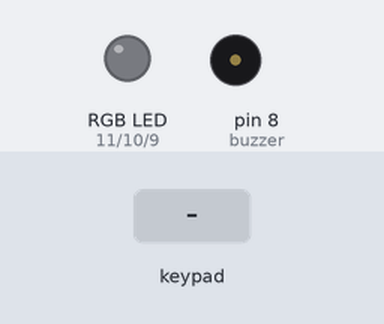
A sketch run on a simulated Arduino Uno, built with avr-gcc and run on an emulated ATmega328P. Shown: an RGB LED mixed from three pins (HIGH = lit), buzzer (waves = sounding). Dashed ring = blinking. The test bench sets the inputs (shaded band). Dim RGB values are drawn brighter than linear; what the sketch prints to the serial monitor is not drawn.

Above: at 5.2 s.
5.3 s: key '*' pressed
6.8 s: keypad keys 0 0 0 0 pressed 0.4 s apart
At 9.1 s:
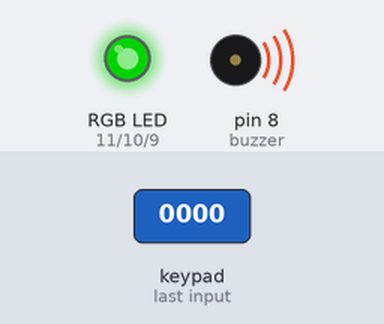
9.9 s: keypad keys 0 0 0 0 # pressed 0.4 s apart
At 12.98 s:
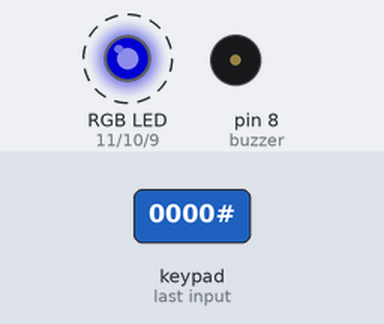
14.3 s: keypad keys 5 4 3 2 pressed 0.4 s apart
At 16.1 s:
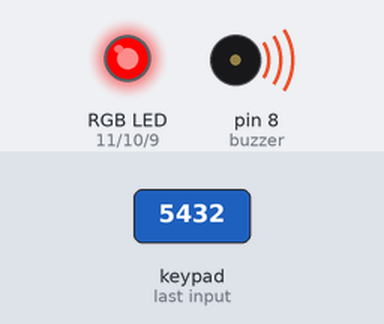
Timing chart, 0 to 19.1 s (numbered marks = the images above; inputs shaded):
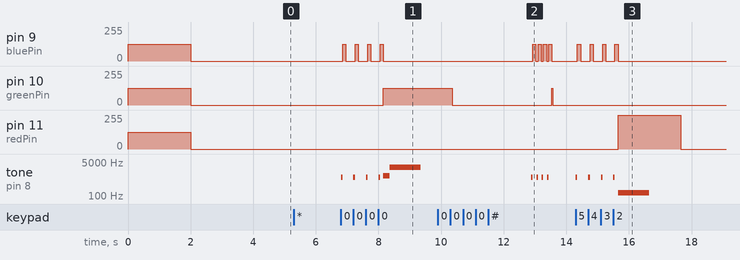

The sketch:

Day_14.ino
```cpp
#include <Key.h>
#include <Keypad.h>

int buzzer = 8;  //sound output pin
int redPin = 11;   //  PWM color output pins
int greenPin = 10;
int bluePin = 9;

const byte ROWS = 4;
const byte COLS = 4;
const byte PassLength = 4;  // passwords will be 4 characters long
char currentPassword[PassLength] = {'0','0','0','0'}; // default before setting

char buttons[ROWS][COLS] = {
  {'1', '2', '3', 'A'},  // 1st row
  {'4', '5', '6', 'B'},  // 2nd row
  {'7', '8', '9', 'C'},  // 3rd row
  {'*', '0', '#', 'D'}   // 4th row
};

byte rowPins[ROWS] = {5, 4, 3, 2};
byte colPins[COLS] = {6, 7, 12, 13};  // reassigned two of the column pins

Keypad securityPad = Keypad(makeKeymap(buttons), rowPins, colPins, ROWS, COLS);


//  custom function to process a login attempt *******************************

int unlockMode(){
    char result ;
    bool correctPass = true;

    RGB_color(0, 0, 0); // turn LED OFF
    Serial.println("Unlock Mode: Type Password to continue");
    delay(500);

    for(int i = 0; i < PassLength; i++) {
       while(!(result = securityPad.getKey())) {
         // wait indefinitely for keypad input of any kind
       }
       if(currentPassword[i] != result){     // a wrong key was pressed
          correctPass = false;
       }
       Serial.print("*");  // print a phantom character for a successful keystroke
       playInput();
       RGB_color(0, 0, 125); // flash LED blue
       delay(100);
       RGB_color(0, 0, 0);
    }  //  done after 4 characters are accepted

    if (correctPass){
      Serial.println("");
      Serial.println("Device Successfully Unlocked!");
      // playSuccess();
      return 0;           //  0 means succeeded
    }
    else {
      Serial.println("");
      Serial.println("WRONG PASSWORD");
      //Serial.println(result);
      // playError();
      return -1;                    //  -1 means failed -- return immediately
    }

}

//  custom functions to give audio feedback *******************************

void playSuccess() {
  RGB_color(0, 125, 0); // LED to GREEN
  tone(buzzer, 1000, 200);
  delay(200);
  tone(buzzer, 2700, 1000);
  delay(1000);
  noTone(buzzer);
  delay(1000);
  RGB_color(0, 0, 0);
}

void playError() {
  RGB_color(255, 0, 0); // LED to RED
  tone(buzzer, 147, 1000);
  delay(1000);
  noTone(buzzer);
  delay(1000);
  RGB_color(0, 0, 0);
}

void playInput() {
  tone(buzzer, 880, 200);
  delay(50);
  noTone(buzzer);
}

//  custom function to light the LED *******************************

void RGB_color(int red_value, int green_value, int blue_value)
{
  analogWrite(redPin, red_value);
  analogWrite(greenPin, green_value);
  analogWrite(bluePin, blue_value);
}

//  ************************************************************************

void setup() {
  pinMode(redPin, OUTPUT);  // designate pins for PWM LED output
  pinMode(greenPin, OUTPUT);
  pinMode(bluePin, OUTPUT);

  RGB_color(125, 125, 125);  //set LED to white on startup...
  delay(2000);
  RGB_color(0, 0, 0);  //... and off again

  Serial.begin(9600); // Begin monitoring via the serial monitor
  delay(2000);
  Serial.println("Press * to set a new password.");
  Serial.println("Press # to access the system with the existing one.");
}

void loop() {
  char result = securityPad.getKey();


   if (result == '*'){           // choice to change password
    int access = unlockMode();

    if(access < 0) {
      Serial.println("Access Denied. Cannot change password without knowing the previous or default.");
      //RGB_color(125, 0, 0); // LED to RED
      playError();
    }
    else {
      //RGB_color(0, 125, 0); // LED to GREEN
      playSuccess();
      delay(2000);
      RGB_color(0, 0, 0);  //... and off again
      Serial.println("Welcome, authorized user. Please Enter a new password: ");
      delay(500);

      for(int i = 0; i < PassLength; i++) {
        while(!(result = securityPad.getKey())) {
        // wait indefinitely for keypad input of any kind
        }

        currentPassword[i] = result;
        Serial.print("*");    // print a phantom character for a successful keystroke
        playInput();
        RGB_color(0, 0, 125); // flash LED blue
        delay(100);
        RGB_color(0, 0, 0);
      }   //  done after 4 characters are accepted

      Serial.println("");
      Serial.println("Password Successfully Changed!");
      RGB_color(0, 125, 0); // LED to GREEN
    }
  }

  else if (result == '#') {           // choice to access system with current password
    int access = unlockMode();

    if(access < 0) {
      Serial.println("Password error. Access Denied.");
      //RGB_color(125, 0, 0); // LED to RED
      //delay(1000);
      playError();
    }
    else {
      Serial.println("Welcome, authorized user. You may now begin using the system.");
      //RGB_color(0, 125, 0); // LED to GREEN
      //delay(1000);
      playSuccess();
   }
  }

}
 
```

Measured:
- after the input at 5.3 s, every drawn part: stays the same
- after the input at 6.8 s, pin 9 (bluePin): alternates 125/255 for 0.10 s and 0/255 for 0.30 s, 8 changes in all, then stays 0/255, starting after 0.06 s; pin 10 (greenPin): 0/255 → 125/255 after 1.4 s
- after the input at 9.9 s, pin 9 (bluePin): alternates 125/255 for 0.10 s and 0/255 for 0.07 s, 8 changes in all, then stays 0/255, starting after 3.0 s; tone on pin 8 (buzzer): alternates 880 Hz for 0.05 s and silent for 0.12 s, 8 changes in all, then stays silent, starting after 3.0 s
- after the input at 14.3 s, pin 9 (bluePin): alternates 125/255 for 0.10 s and 0/255 for 0.30 s, 8 changes in all, then stays 0/255, starting after 0.05 s; pin 11 (redPin): 0/255 → 255/255 after 1.4 s, → 0/255 2.0 s later
